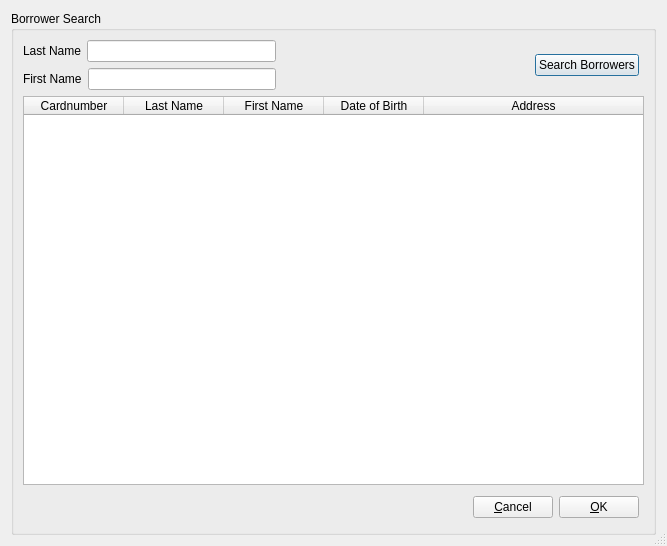
<?xml version="1.0" encoding="UTF-8"?>
<ui version="4.0">
 <class>BorrowerSearch</class>
 <widget class="QDialog" name="BorrowerSearch">
  <property name="geometry">
   <rect>
    <x>0</x>
    <y>0</y>
    <width>667</width>
    <height>546</height>
   </rect>
  </property>
  <property name="windowTitle">
   <string>Borrower Search - Koha Offline Circulation</string>
  </property>
  <property name="windowIcon">
   <iconset resource="../../../../kyle/kyle-home-new/qt4/KohaOfflineCirculation/koc.qrc">
    <normaloff>:/icons/images/icons/koha-logo.png</normaloff>:/icons/images/icons/koha-logo.png</iconset>
  </property>
  <property name="sizeGripEnabled">
   <bool>true</bool>
  </property>
  <property name="modal">
   <bool>true</bool>
  </property>
  <layout class="QVBoxLayout" name="verticalLayout">
   <item>
    <widget class="QGroupBox" name="groupBox">
     <property name="title">
      <string>Borrower Search</string>
     </property>
     <layout class="QVBoxLayout" name="verticalLayout_2">
      <item>
       <layout class="QHBoxLayout" name="horizontalLayout_3">
        <property name="leftMargin">
         <number>0</number>
        </property>
        <property name="topMargin">
         <number>0</number>
        </property>
        <property name="rightMargin">
         <number>5</number>
        </property>
        <property name="bottomMargin">
         <number>0</number>
        </property>
        <item>
         <layout class="QVBoxLayout" name="verticalLayout_3">
          <property name="margin">
           <number>0</number>
          </property>
          <item>
           <layout class="QHBoxLayout" name="horizontalLayout">
            <item>
             <widget class="QLabel" name="label">
              <property name="text">
               <string>Last Name</string>
              </property>
             </widget>
            </item>
            <item>
             <widget class="QLineEdit" name="nameLast"/>
            </item>
           </layout>
          </item>
          <item>
           <layout class="QHBoxLayout" name="horizontalLayout_2">
            <item>
             <widget class="QLabel" name="label_2">
              <property name="text">
               <string>First Name</string>
              </property>
             </widget>
            </item>
            <item>
             <widget class="QLineEdit" name="nameFirst"/>
            </item>
           </layout>
          </item>
         </layout>
        </item>
        <item>
         <spacer name="horizontalSpacer">
          <property name="orientation">
           <enum>Qt::Horizontal</enum>
          </property>
          <property name="sizeHint" stdset="0">
           <size>
            <width>40</width>
            <height>20</height>
           </size>
          </property>
         </spacer>
        </item>
        <item>
         <layout class="QVBoxLayout" name="verticalLayout_4">
          <property name="leftMargin">
           <number>0</number>
          </property>
          <item>
           <widget class="QPushButton" name="searchBorrowersButton">
            <property name="text">
             <string>Search Borrowers</string>
            </property>
            <property name="icon">
             <iconset resource="../../../../kyle/kyle-home-new/qt4/KohaOfflineCirculation/koc.qrc">
              <normaloff>:/button-icons/images/button-icons/system-search.png</normaloff>:/button-icons/images/button-icons/system-search.png</iconset>
            </property>
           </widget>
          </item>
         </layout>
        </item>
       </layout>
      </item>
      <item>
       <widget class="QTableWidget" name="resultsTable">
        <property name="selectionMode">
         <enum>QAbstractItemView::SingleSelection</enum>
        </property>
        <property name="selectionBehavior">
         <enum>QAbstractItemView::SelectRows</enum>
        </property>
        <attribute name="horizontalHeaderStretchLastSection">
         <bool>true</bool>
        </attribute>
        <attribute name="verticalHeaderVisible">
         <bool>false</bool>
        </attribute>
        <column>
         <property name="text">
          <string>Cardnumber</string>
         </property>
        </column>
        <column>
         <property name="text">
          <string>Last Name</string>
         </property>
        </column>
        <column>
         <property name="text">
          <string>First Name</string>
         </property>
        </column>
        <column>
         <property name="text">
          <string>Date of Birth</string>
         </property>
        </column>
        <column>
         <property name="text">
          <string>Address</string>
         </property>
        </column>
       </widget>
      </item>
      <item>
       <layout class="QHBoxLayout" name="horizontalLayout_4">
        <property name="margin">
         <number>5</number>
        </property>
        <item>
         <spacer name="horizontalSpacer_2">
          <property name="orientation">
           <enum>Qt::Horizontal</enum>
          </property>
          <property name="sizeHint" stdset="0">
           <size>
            <width>40</width>
            <height>20</height>
           </size>
          </property>
         </spacer>
        </item>
        <item>
         <widget class="QPushButton" name="pushButtonCancel">
          <property name="text">
           <string>&amp;Cancel</string>
          </property>
         </widget>
        </item>
        <item>
         <widget class="QPushButton" name="pushButtonOK">
          <property name="text">
           <string>&amp;OK</string>
          </property>
         </widget>
        </item>
       </layout>
      </item>
     </layout>
    </widget>
   </item>
  </layout>
 </widget>
 <tabstops>
  <tabstop>nameLast</tabstop>
  <tabstop>nameFirst</tabstop>
  <tabstop>searchBorrowersButton</tabstop>
  <tabstop>resultsTable</tabstop>
 </tabstops>
 <resources>
  <include location="../../../../kyle/kyle-home-new/qt4/KohaOfflineCirculation/koc.qrc"/>
 </resources>
 <connections/>
</ui>
